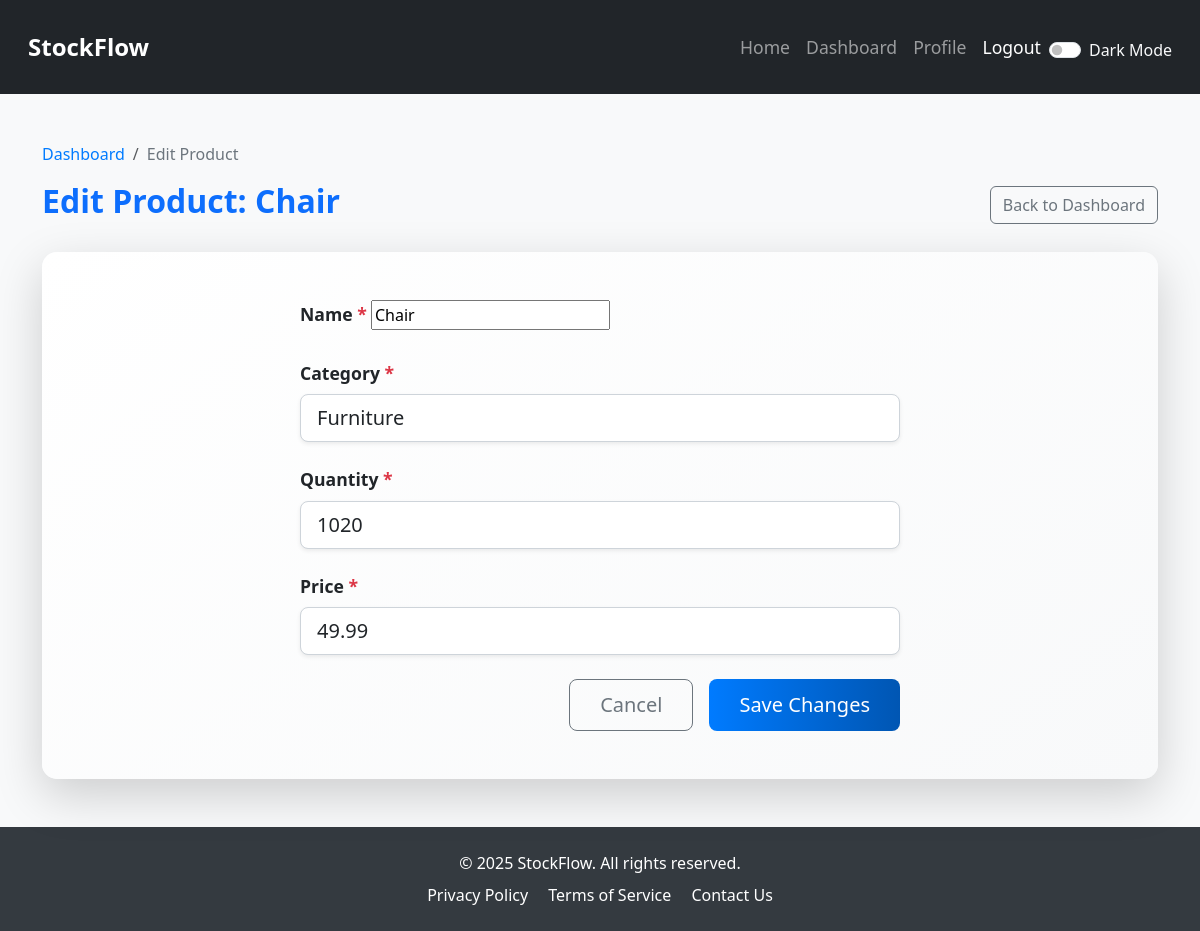
The page /edit_product/3/ (signed in) on the database its author committed.
### stockflow/models.py (models this page shows, shortened)
class Product(models.Model):
    name = models.CharField(max_length=100)
    category = models.ForeignKey(Category, on_delete=models.CASCADE)
    quantity = models.IntegerField(default=0)
    price = models.DecimalField(max_digits=10, decimal_places=2)

### stockflow/views.py (the view)
# urls.py: path('edit_product/<int:product_id>/', views.edit_product, name='edit_product'),
@login_required
@user_passes_test(superuser_required, login_url='dashboard')
def edit_product(request, product_id):
    product = get_object_or_404(Product, id=product_id)
    if request.method == 'POST':
        form = ProductForm(request.POST, instance=product)
        if form.is_valid():
            form.save()
            messages.success(request, f"Product '{product.name}' updated successfully.")
            return redirect('dashboard')
    else:
        form = ProductForm(instance=product)
    return render(request, 'edit_product.html', {'form': form, 'product': product})

### stockflow/forms.py
class ProductForm(forms.ModelForm):
    class Meta:
        model = Product
        fields = ['name', 'category', 'quantity', 'price']  # Adjust fields as needed
    def __init__(self, *args, **kwargs):
        super().__init__(*args, **kwargs)
        self.fields['quantity'].widget = forms.NumberInput(attrs={
            'class': 'form-control form-control-lg shadow-sm',
            'placeholder': 'Enter quantity',
            'min': '0',  # Optional: Prevent negative quantities
        })
        self.fields['price'].widget = forms.NumberInput(attrs={
            'class': 'form-control form-control-lg shadow-sm',
            'placeholder': 'Enter price',
            'step': '0.01',  # Allow decimal values for price
            'min': '0',  # Optional: Prevent negative prices
        })
        self.fields['category'].widget.attrs.update({
            'class': 'form-control form-control-lg shadow-sm',
        })

### stockflow/models.py (called while the page is built)
    def __str__(self):
        return self.name

### stockflow/views.py (called while the page is built)
def superuser_required(user):
    return user.is_superuser

### templates/edit_product.html (shortened to what this page needs)
{% extends 'base.html' %}
{% block content %}
    <div class="container mt-5 mb-5">
        <nav aria-label="breadcrumb">
            <ol class="breadcrumb">
                <li class="breadcrumb-item"><a href="{% url 'dashboard' %}">Dashboard</a></li>
                <li class="breadcrumb-item active" aria-current="page">Edit Product</li>
            </ol>
        </nav>
        <div class="d-flex justify-content-between align-items-center mb-4">
            <h2 class="text-primary fw-bold">Edit Product: {{ product.name }}</h2>
            <a href="{% url 'dashboard' %}" class="btn btn-outline-secondary">Back to Dashboard</a>
        </div>
        <div class="card shadow-lg border-0 edit-product-card">
            <div class="card-body p-5">
                <form method="post" class="form-container">
                    {% for field in form %}
                        <div class="mb-4">
                            <label for="{{ field.id_for_label }}" class="form-label fw-semibold text-dark">
                                {{ field.label }}
                                {% if field.field.required %}
                                    <span class="text-danger">*</span>
                                {% endif %}
                            </label>
                            {{ field }}
                        </div>
                    {% endfor %}
                    <div class="d-flex justify-content-end gap-3">
                        <a href="{% url 'dashboard' %}" class="btn btn-outline-secondary btn-lg cancel-btn">Cancel</a>
                        <button type="submit" class="btn btn-primary btn-lg save-btn">Save Changes</button>
                    </div>
                </form>
            </div>
        </div>
    </div>
{% endblock %}

### templates/base.html (style rules this page uses)
html, body { height: 100%; margin: 0; }
body { background-color: #f8f9fa; display: flex; flex-direction: column; transition: background-color 0.3s, color 0.3s; }
.card { border-radius: 10px; transition: background-color 0.3s, color 0.3s; }

### templates/edit_product.html (style rules this page uses)
.edit-product-card { border-radius: 15px; background: linear-gradient(145deg, #ffffff, #f8f9fa); transition: transform 0.3s ease, box-shadow 0.3s ease; }
.form-container { max-width: 600px; margin: 0 auto; }
.form-control, .form-select { border-radius: 8px; border: 1px solid #ced4da; transition: border-color 0.3s ease, box-shadow 0.3s ease; }
.form-label { font-size: 1.1rem; color: #343a40; }
.save-btn { background: linear-gradient(90deg, #007bff, #0056b3); border: none; padding: 10px 30px; border-radius: 8px; transition: background 0.3s ease, transform 0.2s ease; }
.cancel-btn { padding: 10px 30px; border-radius: 8px; transition: background 0.3s ease, transform 0.2s ease; }
.breadcrumb { background: none; padding: 0; margin-bottom: 1rem; }
.breadcrumb-item a { color: #007bff; text-decoration: none; }
.breadcrumb-item.active { color: #6c757d; }

### rows shown on the page
Product: name "Chair", form "Chair" "Furniture" "1020" "49.99"

### other values the page prints
{{ field.label }} "Name" "Category" "Quantity" "Price"
